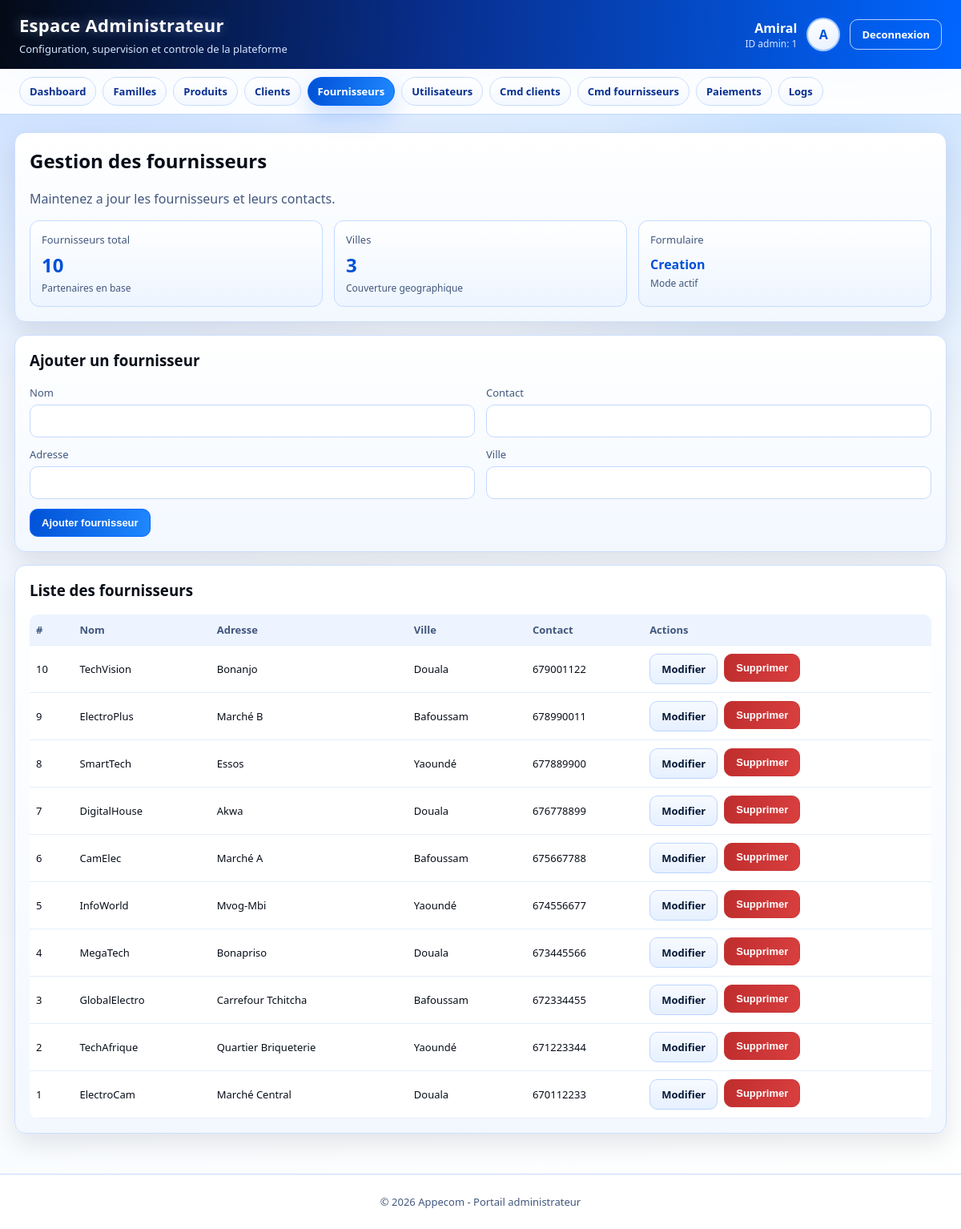
Page /admin/fournisseurs.php (signed in) on the committed database.
### tables this page shows
CREATE TABLE IF NOT EXISTS `utilisateur` (
  `id_utilisateur` int NOT NULL AUTO_INCREMENT,
  `nom` varchar(50) NOT NULL,
  `email` varchar(100) NOT NULL,
  `mot_de_passe` varchar(255) NOT NULL,
  `role` enum('Administrateur','Employe') NOT NULL,
  `created_at` timestamp NULL DEFAULT CURRENT_TIMESTAMP,
  PRIMARY KEY (`id_utilisateur`),
  UNIQUE KEY `email` (`email`)
);

CREATE TABLE IF NOT EXISTS `fournisseur` (
  `id_fournisseur` int NOT NULL AUTO_INCREMENT,
  `nom` varchar(50) NOT NULL,
  `adresse` varchar(100) DEFAULT NULL,
  `ville` varchar(50) DEFAULT NULL,
  `contact` varchar(20) DEFAULT NULL,
  PRIMARY KEY (`id_fournisseur`)
);

### admin/_layout.php (called while the page is built, shortened)
<?php
$adminId = (int) $_SESSION['id_utilisateur'];
$adminName = isset($_SESSION['user']) ? trim((string) $_SESSION['user']) : 'Administrateur';
$dbPath = __DIR__ . '/../connexion_bd/connexion_bd.php';
if (file_exists($dbPath)) {
    if (isset($conn) && $conn instanceof mysqli) {
        $adminDb = $conn;
        $roleStmt = $adminDb->prepare('SELECT role, nom FROM Utilisateur WHERE id_utilisateur = ? LIMIT 1');
        if ($roleStmt) {
            $roleStmt->bind_param('i', $adminId);
            if ($roleStmt->execute()) {
                $roleResult = $roleStmt->get_result();
                $roleRow = $roleResult ? $roleResult->fetch_assoc() : null;
                if (!empty($roleRow['nom'])) {
                    $adminName = trim((string) $roleRow['nom']);
                }
            }
        }
    } else {
        $adminDbError = 'Connexion base indisponible.';
    }
} else {
    $adminDbError = 'Fichier de connexion base introuvable.';
}
$parts = preg_split('/\s+/', $adminName);
$adminInitials = '';
if (is_array($parts)) {
    foreach (array_slice($parts, 0, 2) as $part) {
        if ($part !== '') {
            $adminInitials .= strtoupper(substr($part, 0, 1));
        }
    }
}
$adminNav = [
    ['key' => 'dashboard', 'label' => 'Dashboard', 'href' => '../fonction_interne/dashboard_admin.php'],
    ['key' => 'familles', 'label' => 'Familles', 'href' => 'familles.php'],
    ['key' => 'produits', 'label' => 'Produits', 'href' => 'produits.php'],
    ['key' => 'clients', 'label' => 'Clients', 'href' => 'clients.php'],
    ['key' => 'fournisseurs', 'label' => 'Fournisseurs', 'href' => 'fournisseurs.php'],
    ['key' => 'utilisateurs', 'label' => 'Utilisateurs', 'href' => 'utilisateurs.php'],
    ['key' => 'commande_client', 'label' => 'Cmd clients', 'href' => 'commande_client.php'],
    ['key' => 'commande_fournisseur', 'label' => 'Cmd fournisseurs', 'href' => 'commande_fournisseur.php'],
    ['key' => 'paiement_client', 'label' => 'Paiements', 'href' => 'paiement_client.php'],
    ['key' => 'logs', 'label' => 'Logs', 'href' => 'logs.php'],
];
function admin_h($value)
{
    return htmlspecialchars((string) $value, ENT_QUOTES, 'UTF-8');
}

### admin/fournisseurs.php (the view, shortened to what this page needs)
<?php
require __DIR__ . '/_layout.php';
$activePage = 'fournisseurs';
$suppliers = [];
if ($adminDb instanceof mysqli) {
    $result = $adminDb->query('SELECT id_fournisseur, nom, adresse, ville, contact FROM Fournisseur ORDER BY id_fournisseur DESC');
    if ($result) {
        while ($row = $result->fetch_assoc()) {
            $suppliers[] = $row;
        }
    }
}
$currentSupplier = null;
include __DIR__ . '/_header.php';
?>
<section class="panel">
  <h2>Gestion des fournisseurs</h2>
  <p class="muted">Maintenez a jour les fournisseurs et leurs contacts.</p>
  <div class="grid-3" style="margin-top:12px;">
    <article class="stat">
      <div class="label">Fournisseurs total</div>
      <div class="value"><?php echo count($suppliers); ?></div>
      <div class="sub">Partenaires en base</div>
    </article>
    <article class="stat">
      <div class="label">Villes</div>
      <div class="value"><?php echo count(array_unique(array_filter(array_map(function ($s) { return (string) $s['ville']; }, $suppliers)))); ?></div>
      <div class="sub">Couverture geographique</div>
    </article>
    <article class="stat">
      <div class="label">Formulaire</div>
      <div class="value" style="font-size:16px; margin-top:11px;"><?php echo $currentSupplier ? 'Edition' : 'Creation'; ?></div>
      <div class="sub">Mode actif</div>
    </article>
  </div>
</section>
<section class="panel">
  <h3><?php echo $currentSupplier ? 'Modifier un fournisseur' : 'Ajouter un fournisseur'; ?></h3>
  <form method="post" class="form-grid" style="margin-top:12px;">
    <div class="grid-2">
      <div class="field">
        <label>Nom</label>
        <input type="text" name="nom" maxlength="50" required value="<?php echo admin_h($currentSupplier['nom'] ?? ''); ?>">
      </div>
      <div class="field">
        <label>Contact</label>
        <input type="text" name="contact" maxlength="20" value="<?php echo admin_h($currentSupplier['contact'] ?? ''); ?>">
      </div>
    </div>
    <div class="grid-2">
      <div class="field">
        <label>Adresse</label>
        <input type="text" name="adresse" maxlength="100" value="<?php echo admin_h($currentSupplier['adresse'] ?? ''); ?>">
      </div>
      <div class="field">
        <label>Ville</label>
        <input type="text" name="ville" maxlength="50" value="<?php echo admin_h($currentSupplier['ville'] ?? ''); ?>">
      </div>
    </div>
    <div class="actions-row">
      <button type="submit" class="btn"><?php echo $currentSupplier ? 'Mettre a jour fournisseur' : 'Ajouter fournisseur'; ?></button>
    </div>
  </form>
</section>
<section class="panel">
  <h3>Liste des fournisseurs</h3>
  <?php if (!empty($suppliers)): ?>
    <div class="table-wrap">
      <table>
        <thead>
          <tr>
            <th>#</th>
            <th>Nom</th>
            <th>Adresse</th>
            <th>Ville</th>
            <th>Contact</th>
            <th>Actions</th>
          </tr>
        </thead>
        <tbody>
          <?php foreach ($suppliers as $supplier): ?>
            <tr>
              <td><?php echo (int) $supplier['id_fournisseur']; ?></td>
              <td><?php echo admin_h($supplier['nom']); ?></td>
              <td><?php echo admin_h($supplier['adresse'] ?: '-'); ?></td>
              <td><?php echo admin_h($supplier['ville'] ?: '-'); ?></td>
              <td><?php echo admin_h($supplier['contact'] ?: '-'); ?></td>
              <td>
                <div class="actions-row">
                  <a class="btn btn-secondary" href="?edit=<?php echo (int) $supplier['id_fournisseur']; ?>">Modifier</a>
                  <form method="post" onsubmit="return confirm('Supprimer ce fournisseur ?');">
                    <button type="submit" class="btn btn-danger">Supprimer</button>
                  </form>
                </div>
              </td>
            </tr>
          <?php endforeach; ?>
        </tbody>
      </table>
    </div>
  <?php else: ?>
    <div class="empty-state">Aucun fournisseur enregistre.</div>
  <?php endif; ?>
</section>
<?php include __DIR__ . '/_footer.php'; ?>

### admin/_header.php (shortened to what this page needs)
<!DOCTYPE html>
<html lang="fr">
<head>
  <link rel="stylesheet" href="admin-theme.css">
</head>
<body>
  <div class="site-shell">
    <header class="topbar">
      <div class="brand">
        <h1>Espace Administrateur</h1>
        <p>Configuration, supervision et controle de la plateforme</p>
      </div>
      <div class="identity">
        <div>
          <div class="identity-name"><?php echo admin_h($adminName); ?></div>
          <div class="identity-sub">ID admin: <?php echo (int) $adminId; ?></div>
        </div>
        <div class="avatar"><?php echo admin_h($adminInitials); ?></div>
        <a href="../fonction_interne/logout.php" class="btn btn-outline">Deconnexion</a>
      </div>
    </header>
    <nav class="main-nav">
      <?php foreach ($adminNav as $item): ?>
        <a class="nav-link <?php echo $activePage === $item['key'] ? 'active' : ''; ?>" href="<?php echo admin_h($item['href']); ?>">
          <?php echo admin_h($item['label']); ?>
        </a>
      <?php endforeach; ?>
    </nav>
    <main class="page-wrap">

### rows in the picture
utilisateur: nom "Amiral"
fournisseur: id_fournisseur "10", nom "TechVision", adresse "Bonanjo", ville "Douala", contact "679001122"
fournisseur: id_fournisseur "9", nom "ElectroPlus", adresse "Marché B", ville "Bafoussam", contact "678990011"
fournisseur: id_fournisseur "8", nom "SmartTech", adresse "Essos", ville "Yaoundé", contact "677889900"
fournisseur: id_fournisseur "7", nom "DigitalHouse", adresse "Akwa", ville "Douala", contact "676778899"
fournisseur: id_fournisseur "6", nom "CamElec", adresse "Marché A", ville "Bafoussam", contact "675667788"
fournisseur: id_fournisseur "5", nom "InfoWorld", adresse "Mvog-Mbi", ville "Yaoundé", contact "674556677"
fournisseur: id_fournisseur "4", nom "MegaTech", adresse "Bonapriso", ville "Douala", contact "673445566"
fournisseur: id_fournisseur "3", nom "GlobalElectro", adresse "Carrefour Tchitcha", ville "Bafoussam", contact "672334455"
fournisseur: id_fournisseur "2", nom "TechAfrique", adresse "Quartier Briqueterie", ville "Yaoundé", contact "671223344"
fournisseur: id_fournisseur "1", nom "ElectroCam", adresse "Marché Central", ville "Douala", contact "670112233"

### other values in the picture
$adminId "1"
admin_h($adminInitials) "A"
admin_h($item['label']) "Dashboard"
admin_h($item['label']) "Familles"
admin_h($item['label']) "Produits"
admin_h($item['label']) "Clients"
admin_h($item['label']) "Fournisseurs"
admin_h($item['label']) "Utilisateurs"
admin_h($item['label']) "Cmd clients"
admin_h($item['label']) "Cmd fournisseurs"
admin_h($item['label']) "Paiements"
admin_h($item['label']) "Logs"
count($suppliers) "10"
